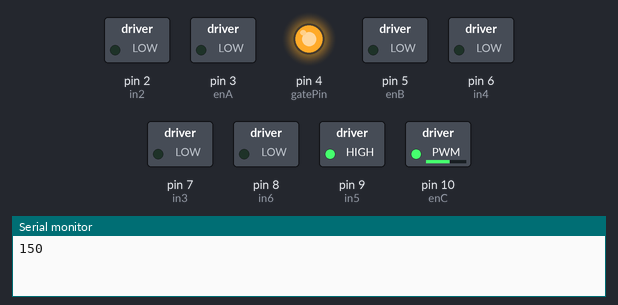
The sketch below on a simulated Arduino Uno, built with avr-gcc and run on an emulated ATmega328P. Shown: switched loads named in the sketch (green lamp = pin HIGH), output pins drawn as LEDs (lit = HIGH), the last lines printed to the serial monitor.

Above: at 0.1 s.
At 36.1 s:
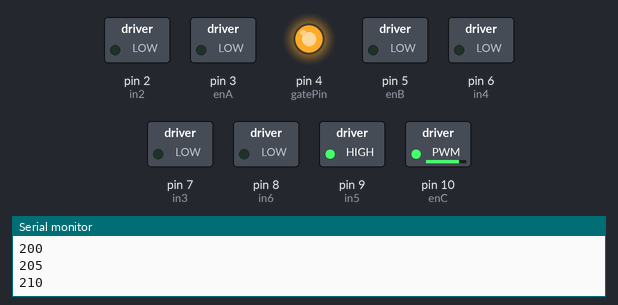
Timing chart, 0 to 40.0 s (numbered marks = the images above):
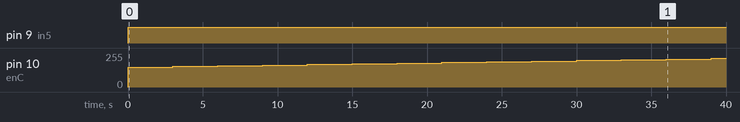

Measured:
- by itself, pin 9 (in5): LOW → HIGH at 0.00 s
- by itself, pin 10 (enC): moves from 0/255 to 215/255 over 39.0 s

The sketch:

ard_motor_test.ino
```cpp
int data = 0;
int gatePin =4;
char pyInput;

bool gateStatus;

// connect motor controller pins to Arduino digital pins
// motor one
int enA = 3; // pwm port
int in1 = 4;
int in2 = 2;


// motor two
int enB = 5; // pwm port
int in3 = 7;
int in4 = 6;

// motor three
int enC = 10; // pwm port
int in5 = 9;
int in6 = 8;
int timer;

void setup() {
  // put your setup code here, to run once:

Serial.begin(9600);
pinMode(gatePin, INPUT);
digitalWrite(gatePin, HIGH); // turn on the pullup

 // set all the motor control pins to outputs
 pinMode(enA, OUTPUT);
 pinMode(in1, OUTPUT);
 pinMode(in2, OUTPUT);

 pinMode(enB, OUTPUT);
 pinMode(in3, OUTPUT);
 pinMode(in4, OUTPUT);


 pinMode(enC, OUTPUT);
 pinMode(in5, OUTPUT);
 pinMode(in6, OUTPUT);

}

void loop() {
  // put your main code here, to run repeatedly:


  data = 3;

  digitalWrite(in5, HIGH);
  digitalWrite(in6, LOW);
  for(int i = 150; i <= 255 && i >= 0; i+=5){


    analogWrite(enC, i);
    Serial.println(i);
    delay(3000);
  }
}
```
